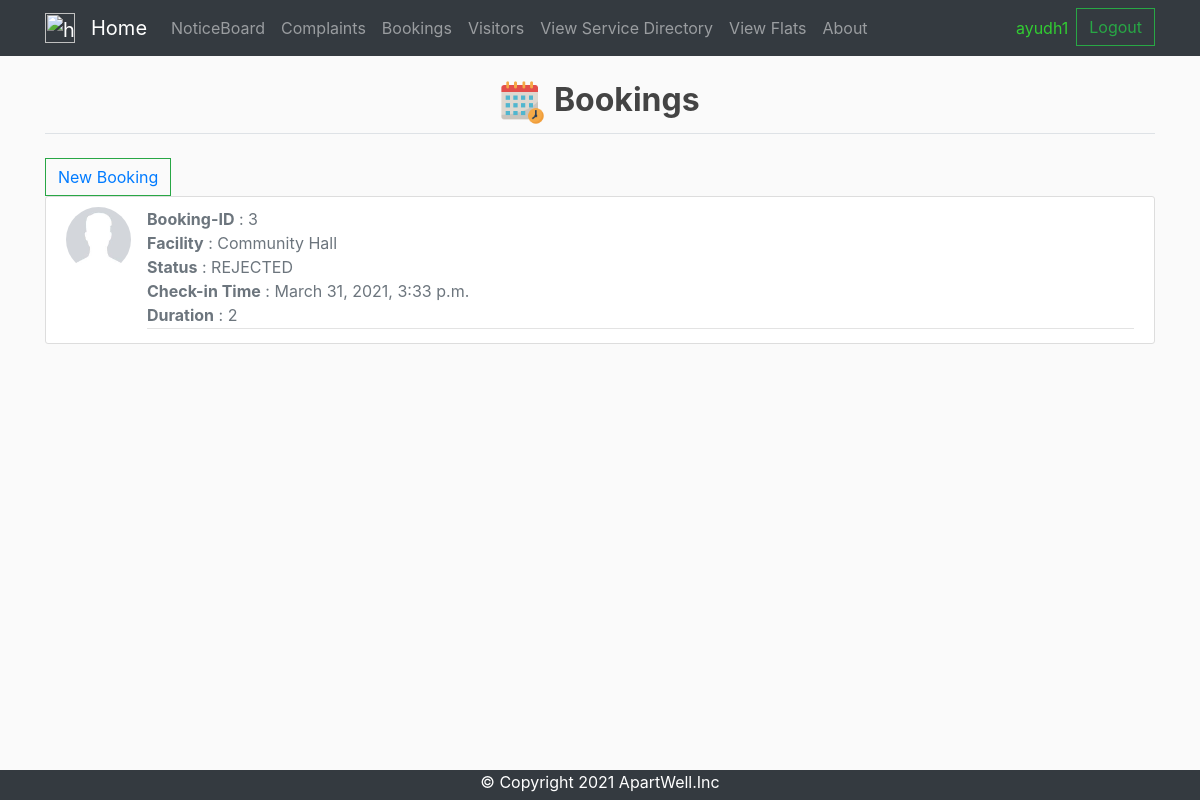
The page /bookings-list/ (signed in) on the database its author committed.
### bookings/models.py (models this page shows)
class Booking(models.Model) :
	WAITING = 'WAIT'
	ALLOTTED = 'ALOT'
	REJECTED = 'REJC'
	status_choices = [
		(WAITING, 'WAITING FOR APPROVAL'),
		(ALLOTTED, 'ALLOTTED'),
		(REJECTED, 'REJECTED'),
	]
	BADMINTON = 'BADM'
	TABLE_TENNIS = 'TATE'
	TENNIS = 'TENS'
	COMMUNITY_HALL = 'COMH'
	facility_choices = [
		(BADMINTON,'Badminton'),
		(TABLE_TENNIS, 'Table Tennis'),
		(TENNIS, 'Tennis'),
		(COMMUNITY_HALL, 'Community Hall'),
	]
	booking_id = models.AutoField(primary_key = True)
	user_id = models.ForeignKey(Resident,on_delete = models.CASCADE)
	facility = models.CharField(max_length = 20, choices = facility_choices)
	status = models.CharField(max_length = 4,choices = status_choices, default = WAITING)
	check_in = models.DateTimeField()
	duration = models.IntegerField()
	check_out = models.DateTimeField(null = True)

### bookings/views.py (the view)
# urls.py: path('bookings-list/', views.bookings_display_view.as_view(), name='bookings_display'),
class bookings_display_view(generic.ListView) :
	model = Booking
	template_name = 'bookings/bookings_display.html'
	context_object_name = 'bookings_list'
	def get_queryset(self) :
		user_id = self.request.user.id
		return Booking.objects.filter(user_id__exact = user_id)
	def get_context_data(self, **kwargs):
	    context = super().get_context_data(**kwargs)
	    context['user_id'] = self.request.user.id
	    resident = Resident.objects.get(user_id__exact = self.request.user.id)
	    context['image_url'] = resident.image.url
	    return context

### bookings/templates/bookings/bookings_display.html (shortened to what this page needs)
{% extends 'base.html' %}
{% load static %}
{% block content %}
<!DOCTYPE html>
<html>
  <head>
  	<link rel="stylesheet" href="{% static 'admin-complaint.css' %}">
  </head>
  <body>
    <legend class = "border-bottom mb-4"><h2 class="text-center"><img  src="/static/booking.png" width = "45" height = "45" alt="home" /> <strong>Bookings</strong></h2></legend>
    <div  id = "create_booking button">
       <button class="btn btn-outline-success my-2 my-sm-0"><a href="{% url 'bookings:create_booking' %}">New Booking</a>
       </button>
    </div>
        {% for booking in bookings_list %}
        <article class="media content-section">
        <img class = "rounded-circle article-img"src = "{{ image_url }}">
        <div class="media-body">
          <div class="article-metadata">
            <medium class="text-muted"><b>Booking-ID</b> : {{ booking.booking_id }}</br></medium>
            <medium class="text-muted"><b>Facility</b> : {{ booking.get_facility_display }}</br></medium>
            <medium class="text-muted"><b>Status</b> : {{ booking.get_status_display }}</br></medium>
            <medium class="text-muted"><b>Check-in Time</b> : {{ booking.check_in }}</br></medium>
            <medium class="text-muted"><b>Duration</b> : {{ booking.duration }}</br></medium>
          </div>
        </div>
        </article>
      {% endfor %}
  </body>
</html>
{% endblock %}

### templates/base.html (shortened to what this page needs)
{% load static %}
<html>
<head>
	<link rel="stylesheet" href="https://stackpath.bootstrapcdn.com/bootstrap/4.4.1/css/bootstrap.min.css">
	<link rel="stylesheet" type="text/css" href="{% static 'main.css' %}">
</head>
<body>
<nav class="navbar navbar-expand-lg navbar-dark bg-dark">
	<div class="container">
	  <a class="navbar-brand" href="{% url 'home' %}"><img  src="/static/apartments.png" width = "30" height = "30" alt="home" /></a>
	  <a class="navbar-brand" href="{% url 'home' %}">Home</a>
	  <div class="collapse navbar-collapse" id="navbarSupportedContent">
	    <ul class="navbar-nav mr-auto">
	    					<a class="nav-item nav-link" href="{% url 'noticeboard_notice_list' %}">NoticeBoard</a>
				{% if user.is_authenticated %}
						{% if user.is_superuser%}
							<a class="nav-item nav-link" href="{% url 'complaints:admin-complaint' %}">Complaints</a>
							<a class="nav-item nav-link" href="{% url 'bookings:admin-booking' %}">Bookings</a>
							<li class="nav-item dropdown">
							 <a class="nav-link dropdown-toggle" href="#" id="navbarDropdown" role="button" data-toggle="dropdown" aria-haspopup="true" aria-expanded="false">
								 Add User
							 </a>
							 <div class="dropdown-menu" aria-labelledby="navbarDropdown">
								 <a class="dropdown-item" href="{% url 'accounts:signup_resident' %}">Resident</a>
								 <div class="dropdown-divider"></div>
								 <a class="dropdown-item" href="{% url 'accounts:signup_watchmen' %}">Watchmen</a>
							 </div>
						 	</li>
						 	<a class="nav-item nav-link" href="{% url 'buildings:main_view'%}">View</a>
						{% elif user.profile.type == 'D' %}
							<a class="nav-item nav-link" href="{% url 'visitors:visitors_watchman' %}">Visitor Entry</a>
           				{% else %}
					 		 <a class="nav-item nav-link" href="{% url 'complaints:complaints_display' %}">Complaints</a>
			 				 <a class="nav-item nav-link" href="{% url 'bookings:bookings_display' %}">Bookings</a>
			 				 <a class="nav-item nav-link" href="{% url 'visitors:visitors_display' %}">Visitors</a>
  		                     <a class="nav-item nav-link" href="{% url 'buildings:service_directory_details'%}">View Service Directory</a>
  		                     <a class="nav-item nav-link" href="{% url 'buildings:flat_details'%}">View Flats</a>
					 {% endif %}
			 {% endif %}
			 <a class="nav-item nav-link" href="{% url 'about' %}">About</a>
	    </ul>
			<div class="form-inline my-2 my-lg-0">
					{% if not user.is_authenticated %}
							<a href="{% url 'accounts:login_user' %}">
									<button class="btn btn-outline-success my-2 my-sm-0" type="button">Log In</button>
							</a>
							<!-- <a href="{% url 'accounts:signup_resident' %}">
									<button class="btn btn-outline-success my-2 my-sm-0 ml-2" type="button" >
											Sign Up
									</button>
							</a> -->
					{% else %}
					<div class="navbar-nav">
							{% if user.is_superuser  %}
											<a class="nav-item nav-link" href="#" >{{ user.username }}</a>
											<a href="{% url 'accounts:logout_user' %}">
													<button class="btn btn-outline-success my-2 my-sm-0" type="button">Logout</button>
											</a>
							{% else%}
								<a class="nav-item nav-link" href="{% url 'accounts:profile' %}" style="color: #32CD32">{{ user.username }}</a>
								<a href="{% url 'accounts:logout_user' %}">
									<button class="btn btn-outline-success my-2 my-sm-0" type="button">Logout</button>
								</a>
							{% endif %}
					</div>
					{% endif %}
			</div>
		</div>
	</div>
</nav>
		<div class="container">
            <br>
            {% block content %}
            {% endblock content %}
         </div>
</body>
<div class="footer">
  <p>&copy; Copyright 2021 ApartWell.Inc</p>
</div>
</html>

### assets/main.css (style rules this page uses)
body { background: #fafafa; color: #333333; margin-top: 0rem; }
h1, h2, h3, h4, h5, h6 { color: #444444; }
ul { margin: 0; }
.content-section { background: #ffffff; padding: 10px 20px; border: 1px solid #dddddd; border-radius: 3px; margin-bottom: 20px; }
.article-img { height: 65px; width: 65px; margin-right: 16px; }
.article-metadata { padding-bottom: 1px; margin-bottom: 4px; border-bottom: 1px solid #e3e3e3 }
.bg-dark { background-color: #2d2e2f;!important; }
.btn { border-radius: 0; }

### templates/base.html (style rules this page uses)
.footer { position: fixed; left: 0; bottom: -10px; width: 100%; background-color: #343a40; color: white; text-align: center; }

### rows shown on the page
Booking: booking_id "3", facility "Community Hall", status "REJECTED", check_in "March 31, 2021, 3:33 p.m.", duration "2"

### other values the page prints
{{ user.username }} "ayudh1"
